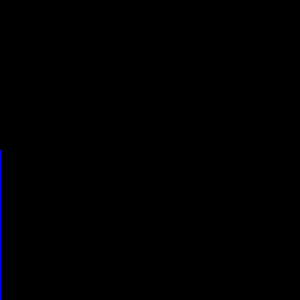
Frame 1 (no input)
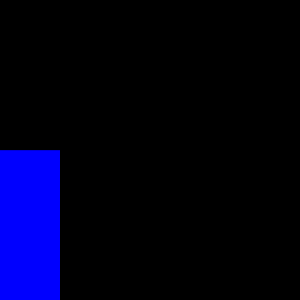
Frame 60 (the mouse pressed at the canvas centre just before this capture)
Frame 120 (the mouse held since frame 60 and released just before this capture): identical to frame 60, image omitted

The Processing sketch that drew these frames (run headless with seeded random() and noise(); from frame 60 on, the mouse is pressed at the canvas centre):

// Processing sketch: processing_36340
// ── processing_36340.pde

void setup() {
  size(300, 300);
  background(0);
}
int x=0;
void draw() {
  //creates continuous colorful blue shade in bottom half of screen 
  //when mouse is in upper half
  if (150<mouseY) {           
    stroke(255, mouseY, mouseX/2);
    line(x, 0, x, height/2);
    x++;
  }
  //creates continuous colorful red shade in top half of screen 
  //when mouse is in lower half
  if (mouseY<150) {
    stroke(mouseX/2, mouseY, 255);
    line(x, 150, x, height);
    x++;
  }
  //loops lines continuously and clears background
  if (x > width) {
    x = 0;
    background(0);
  }
}
